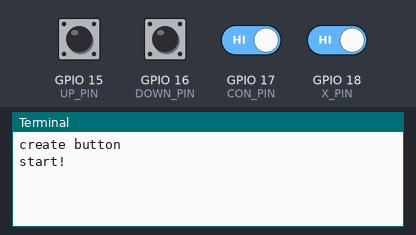
Recording of a program running on a simulated Raspberry Pi (BCM pin numbers). Shown: the last lines printed to the terminal. The inputs (shaded band) are chosen by the test bench; at power-on: GPIO 15 (UP_PIN), GPIO 16 (DOWN_PIN), GPIO 17 (CON_PIN), GPIO 18 (X_PIN) HIGH. Threads take turns every 2 ms.

Above: at 1.2 s.
1.3 s: GPIO 15 (UP_PIN) pulled LOW for 1 s
At 3.2 s:
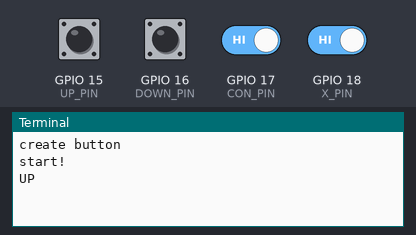
3.8 s: GPIO 16 (DOWN_PIN) pulled LOW for 0.15 s
At 4.7 s:
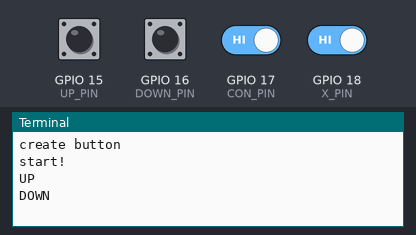
5.5 s: GPIO 17 (CON_PIN) driven LOW
At 7.2 s:
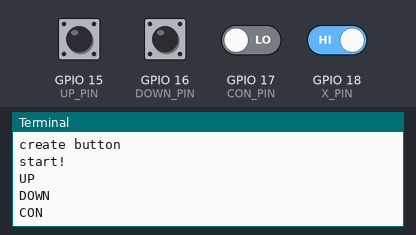
7.5 s: GPIO 18 (X_PIN) driven LOW
At 9.0 s:
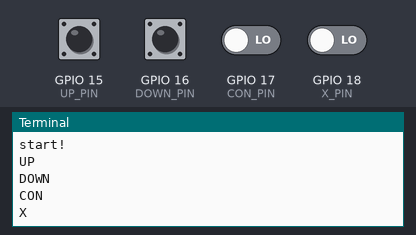

Measured:
- after the input at 1.3 s, the terminal: prints a new line after 0.70 s (image 1)
- after the input at 3.8 s, the terminal: prints a new line after 0.20 s (image 2)
- after the input at 5.5 s, the terminal: prints a new line after 0.50 s (image 3)
- after the input at 7.5 s, the terminal: prints a new line after 0.50 s (image 4)

The program:

button.py
```python
try:
    import RPi.GPIO as GPIO
except:
    GPIO = None
from time import sleep
import threading

class GPIOKey(threading.Thread):

    def __init__(self) :
        super().__init__()

    def __new__(cls):
        if not hasattr(cls,'instance'):
            print('create button')
            cls.instance = super(GPIOKey, cls).__new__(cls)

            cls.instance.UP_PIN = 15
            cls.instance.DOWN_PIN = 16
            cls.instance.CON_PIN = 17
            cls.instance.X_PIN = 18

            cls.instance.UP=0
            cls.instance.DOWN=0
            cls.instance.CON=0
            cls.instance.X =0

            cls.instance.curPressedKey = False

            cls.instance.isStart = False

            if GPIO == None :
                return None

            GPIO.setmode(GPIO.BCM)
            GPIO.setup(cls.instance.UP_PIN,GPIO.IN)
            GPIO.setup(cls.instance.DOWN_PIN,GPIO.IN)
            GPIO.setup(cls.instance.CON_PIN,GPIO.IN)
            GPIO.setup(cls.instance.X_PIN,GPIO.IN)
        else:
            print('recycle button')
        return cls.instance

    def run(self):
        if self.isStart :
            return
        else :
            self.isStart = True
            print("start!")

        while GPIO != None:
            if GPIO.input(self.UP_PIN) == 0:
                self.UP = self.UP + 1
            else :
                self.UP = 0
            if GPIO.input(self.DOWN_PIN) == 0:
                self.DOWN = self.DOWN + 1
            else :
                self.DOWN = 0
            if GPIO.input(self.CON_PIN) == 0:
                self.CON = self.CON + 1
            else :
                self.CON = 0
            if GPIO.input(self.X_PIN) == 0:
                self.X = self.X + 1
            else :
                self.X = 0

            if self.UP == 1:
                self.curPressedKey = "UP"
            elif self.DOWN == 1:
                self.curPressedKey = "DOWN"
            elif self.CON == 1:
                self.curPressedKey = "CON"
            elif self.X == 1:
                self.curPressedKey = "X"

            if bool(self.UP) | bool(self.DOWN) | bool(self.CON) | bool(self.X) == False :
                self.curPressedKey = False

            sleep(0.1)

    def getCurPressedKey(self, key) :
        if(self.curPressedKey == key):
            self.curPressedKey = False
            return True

    @classmethod
    def cleanupGPIO(cls) :
        GPIO.cleanup()

def cleanupGPIO():
    if GPIO != None:
        GPIO.cleanup()

def testButton():
    t = GPIOKey()
    if t != None :
        t.daemon = True
        t.start()
    try:
        while True:
            if t.getCurPressedKey("UP") :
                print("UP")
            elif t.getCurPressedKey("DOWN") :
                print("DOWN")
            elif t.getCurPressedKey("CON") :
                print("CON")
            elif t.getCurPressedKey("X") :
                print("X")
            sleep(1.0)
    except KeyboardInterrupt:
        GPIO.cleanup()

if __name__ == '__main__':
    testButton()
```
